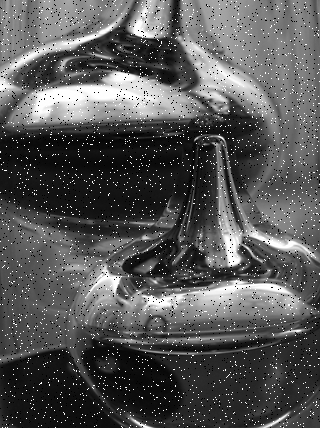
#> input picture CV_HW2/noise_image.png, 320 x 428 px
$ python '賴俊霖.py'
#> lines starting #> are read from the running program, lines starting #| are printed output that depends on the picture
# -*- coding: utf-8 -*-
"""
Created on Sun Oct 30 14:31:22 2022

@author: salasrew
"""
import cv2
import numpy as np
import matplotlib.pyplot as plt

# [8 lines of commented-out code are left out]

def zeroPadding(img):
    zeroImg = np.zeros((img.shape[0]+2,img.shape[1]+2))
    for i in range(1,img.shape[0]+1):
        for j in range(1, img.shape[1]+1):
            zeroImg[i][j] = img[i-1][j-1]
    return zeroImg

def medianFilter(img):
    # n, m,_ = img.shape
    n, m,_ = img.shape

    new_img = img.copy()

    for i in range(0, n - 2):
        for j in range(0, m - 2):
            a = new_img[i:i + 3, j:j + 3]
            temp = np.median(a)
            new_img[i+1][j+1] = temp
    return new_img

def meanFilter(img):
    n, m,_ = img.shape
    new_img = img.copy()

    for i in range(0, n - 2):
        for j in range(0, m - 2):
            a = new_img[i:i + 3, j:j + 3]
            temp = np.average(a)
            new_img[i+1][j+1] = temp
    return new_img

img = cv2.imread('noise_image.png')
#> img is the input picture: shape (428, 320, 3); min 0, max 255, mean 86.8
img_0 = img[:,:,0]
plt.figure(figsize=(10,10))

# mean
# img_meanBlur = cv2.blur(img,(3,3))
img_meanBlur = meanFilter(img)
#> after the loop in meanFilter, `for i in range(0, n - 2):`:
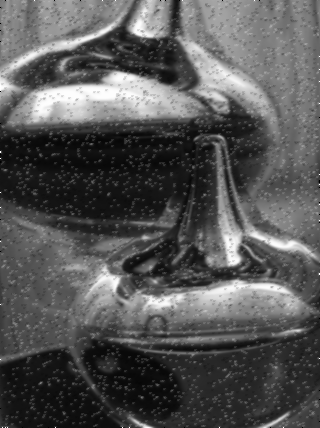
#> new_img: shape (428, 320, 3); min 0, max 255, mean 86.1

# median
# img_medianBlur = cv2.medianBlur(img,3)
img_medianBlur = medianFilter(img)
#> after the loop in medianFilter, `for i in range(0, n - 2):`:
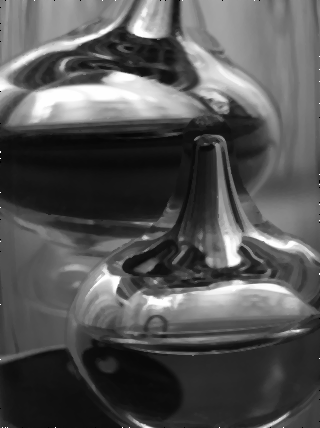
#> new_img: shape (428, 320, 3); min 0, max 255, mean 84.5

# zeroPadding
# img_zeroPadding = zeroPadding(img_0)

# 原始影像
plt.subplot(3,2,1)
plt.title("noise_image")
plt.imshow(img)

# 原始影像的灰階強度直方圖
plt.subplot(3,2,2)
plt.title("noise_image_his.png")
plt.hist(img_0.reshape(-1), 256,[0,256])

# 經過meanFilter後
plt.subplot(3,2,3)
# plt.title("imgMeanBlur")
plt.title("output1")
plt.imshow(img_meanBlur)

# 經過meanFilter後的灰階強度直方圖
plt.subplot(3,2,4)
plt.title("imgMeanBlur_his")
plt.title("output1_his")
img_meanBlur_0 = img_meanBlur[:,:,0]
plt.hist(img_meanBlur_0.reshape(-1), 256,[0,256])

plt.subplot(3,2,5)
# plt.title("imgMedianBlur")
plt.title("output2")
plt.imshow(img_medianBlur)

plt.subplot(3,2,6)
# plt.title("imgMedianBlur")
plt.title("output2_his")
img_medianBlur_0 = img_medianBlur[:,:,0]
plt.hist(img_medianBlur_0.reshape(-1), 256,[0,256])

plt.savefig('plot.png')
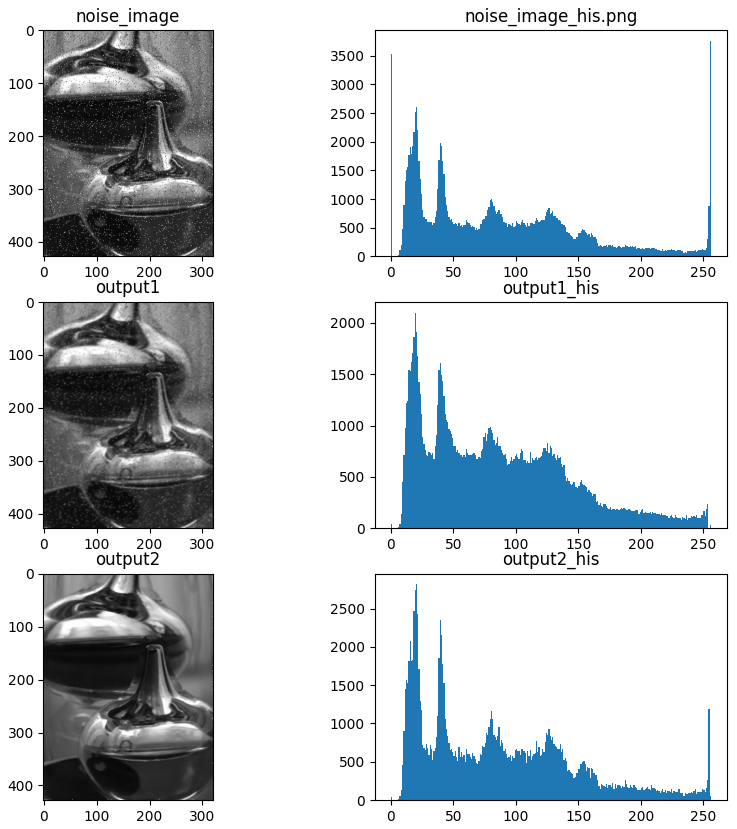
#> figure drawn by matplotlib, 6 panels; panel 2: tallest bar 3761 high, from x = 255 to 256; panel 4: tallest bar 2101 high, from x = 19 to 20; panel 6: tallest bar 2819 high, from x = 20 to 21

cv2.imwrite('output1.png',img_meanBlur)
cv2.imwrite('output2.png',img_medianBlur)


plt.show()
